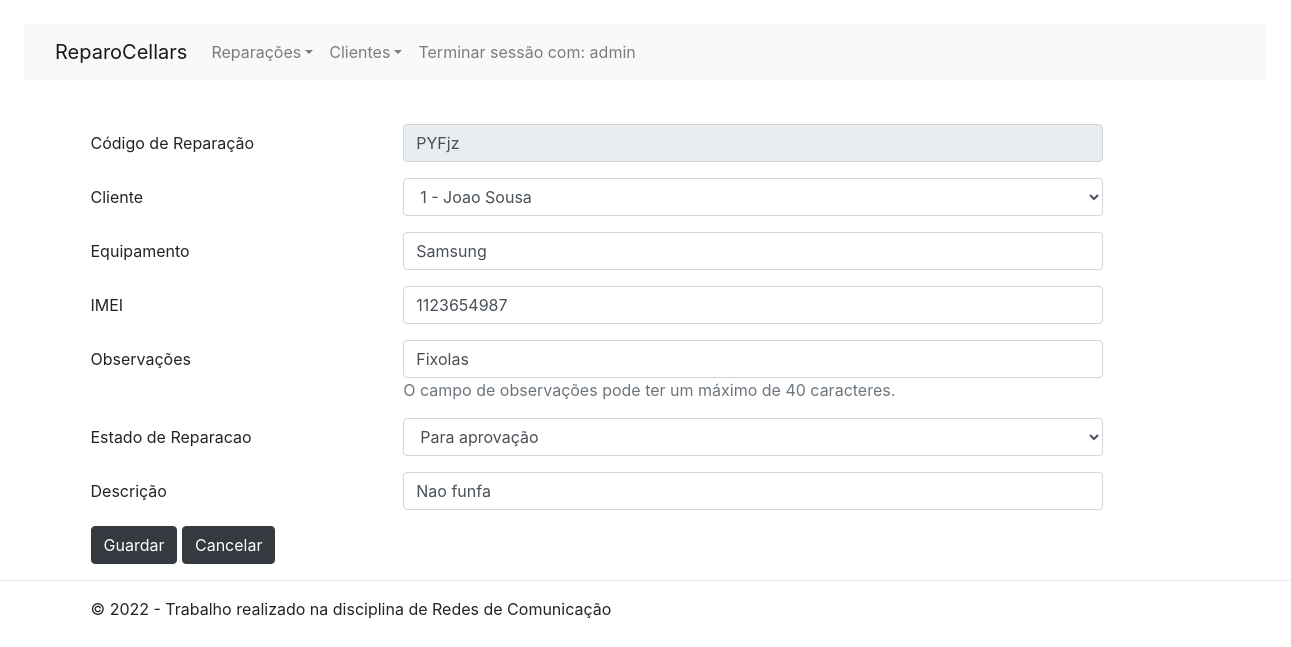
Screenshot of /admin/reparacoes_edit.php?idReparacao=11 (signed in) with the database file from the repository.
### tables this page shows
CREATE TABLE `Reparacoes` (
  `idReparacao` int(11) NOT NULL,
  `CodigoReparacao` varchar(255) NOT NULL,
  `idCliente` int(11) NOT NULL,
  `Equipamento` varchar(255) NOT NULL,
  `IMEI` int(15) NOT NULL,
  `Obs` varchar(255) NOT NULL,
  `EstadoReparacao` int(11) NOT NULL,
  `DescricaoEstado` varchar(255) NOT NULL
);

### admin/reparacoes_edit.php (the view, shortened to what this page needs)
<?php
if($_SERVER["REQUEST_METHOD"] == "GET") {
    if(isset($_GET["idReparacao"]) && is_numeric($_GET["idReparacao"])) {
        include_once("includes/db.php");
        $idReparacao = $_GET["idReparacao"];
        $query = "select * from Reparacoes where idReparacao=$idReparacao";
        $resultado = mysqli_query($conexao, $query);
        $reparacao = mysqli_fetch_row($resultado);
        $codigoReparacoes = $reparacao[1];
        $equipamentoReparacoes = $reparacao[3];
        $imeiReparacoes = $reparacao[4];
        $obsReparacoes = $reparacao[5];
        $estadoReparacoes = $reparacao[6];
        $descricaoReparacoes = $reparacao[7];
    }
}
include_once("includes/header.inc.php");
?>
<div class="container">
        <div class="formdiv">
        <div class="info"></div>
        <form method="POST" action="">
            <div class="form-group row">
                <label for="CodigoReparacao" class="col-sm-3 col-form-label" >Código de Reparação</label>
                <div class="col-sm-7">
                <input type="text" name="CodigoReparacao" class="form-control" id="CodigoReparacao" placeholder="Códiogo de Reparação" value="<?=$codigoReparacoes?>" readonly>
                </div>
            </div>
            <div class="form-group row">
                <label for="idCliente" class="col-sm-3 col-form-label">Cliente</label>
                <div class="col-sm-7">
                <select class="form-control" name="idCliente" id="idCliente">
                    <?php
                    include_once("includes/db.php");
                    $sqli = "SELECT * FROM clientes";
                    $resultado2 = mysqli_query($conexao, $sqli);
                    while ($row = mysqli_fetch_array($resultado2)){
                        ?>
                        <option value="<?=$row["idCliente"]?>"><?=$row["idCliente"]?> - <?=$row["nome"]?></option>";
                    <?php
                    }
                    ?>
                </select>
                </div>
            </div>
            <div class="form-group row">
                <label for="Equipamento" class="col-sm-3 col-form-label">Equipamento</label>
                <div class="col-sm-7">
                <input type="text" name="Equipamento" class="form-control" id="Equipamento" placeholder="Equipamento" value="<?=$equipamentoReparacoes?>">
                </div>
            </div>
            <div class="form-group row">
                <label for="IMEI" class="col-sm-3 col-form-label">IMEI</label>
                <div class="col-sm-7">
                <input type="text" name="IMEI" class="form-control" id="IMEI" placeholder="IMEI" value="<?=$imeiReparacoes?>" pattern="[0-9]{15}" title="Apenas usar digitos. Formato: 000000000000000 (15)">
                </div>
            </div>
            <div class="form-group row">
                <label for="Obs" class="col-sm-3 col-form-label">Observações</label>
                <div class="col-sm-7">
                <input type="text" name="Obs" class="form-control" id="Obs" placeholder="Observações" value="<?=$obsReparacoes?>">
                <a class="text-muted">O campo de observações pode ter um máximo de 40 caracteres.</a>
                </div>
            </div>
            <div class="form-group row">
                <label for="EstadoReparacao" class="col-sm-3 col-form-label">Estado de Reparacao</label>
                <div class="col-sm-7">
                <select class="form-control" name="EstadoReparacao" id="EstadoReparacao">
                    <option value=2 <?php if($estadoReparacoes==2) echo "selected";?>>Para aprovação</option>
                </select>
                </div>
            </div>
            <div class="form-group row">
                <label for="DescricaoEstado" class="col-sm-3 col-form-label">Descrição</label>
                <div class="col-sm-7">
                <input type="text" name="DescricaoEstado" class="form-control" id="DescricaoEstado" placeholder="Descrição" value="<?=$descricaoReparacoes?>">
                </div>
            </div>
            <div class="form-group row">
                <div class="col-sm-7">
                <input type="submit" name="enviar" class="btn btn-dark" value="Guardar" />
                <a href="home.php" class="btn btn-dark">Cancelar</a>
                </div>
            </div>
        </form>
    </div>
</div>
<?php
include_once("includes/footer.inc.php");
?>

### admin/includes/header.inc.php (style rules this page uses)
.formdiv { margin: 0 auto; width: 110% }
.info { height: 20px; }

### rows the page displays
reparacoes: CodigoReparacao "PYFjz", Equipamento "Samsung", IMEI "1123654987", Obs "Fixolas", EstadoReparacao "Para aprovação", DescricaoEstado "Nao funfa"

### other values shown
$_SESSION["username"] "admin"
form field idCliente "1 - Joao Sousa"
